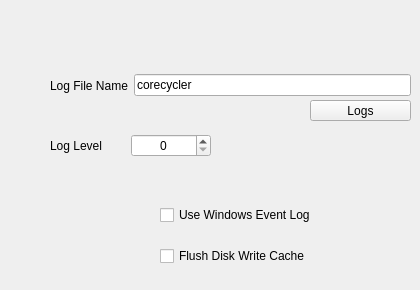
    <widget class="QWidget" name="logging_tab">
     <attribute name="title">
      <string>Logging</string>
     </attribute>
     <widget class="QWidget" name="horizontalLayoutWidget_23">
      <property name="geometry">
       <rect>
        <x>50</x>
        <y>70</y>
        <width>361</width>
        <height>31</height>
       </rect>
      </property>
      <layout class="QHBoxLayout" name="horizontalLayout_23">
       <item>
        <widget class="QLabel" name="logging_name_label">
         <property name="text">
          <string>Log File Name</string>
         </property>
        </widget>
       </item>
       <item>
        <widget class="QLineEdit" name="logging_name_lineEdit">
         <property name="text">
          <string>corecycler</string>
         </property>
         <property name="placeholderText">
          <string/>
         </property>
        </widget>
       </item>
      </layout>
     </widget>
     <widget class="QWidget" name="horizontalLayoutWidget_24">
      <property name="geometry">
       <rect>
        <x>50</x>
        <y>130</y>
        <width>161</width>
        <height>31</height>
       </rect>
      </property>
      <layout class="QHBoxLayout" name="horizontalLayout_24">
       <item>
        <widget class="QLabel" name="logging_logLevel_label">
         <property name="text">
          <string>Log Level</string>
         </property>
        </widget>
       </item>
       <item>
        <widget class="QSpinBox" name="logging_logLevel_spinBox">
         <property name="minimumSize">
          <size>
           <width>80</width>
           <height>0</height>
          </size>
         </property>
         <property name="alignment">
          <set>Qt::AlignmentFlag::AlignCenter</set>
         </property>
         <property name="maximum">
          <number>4</number>
         </property>
        </widget>
       </item>
      </layout>
     </widget>
     <widget class="QWidget" name="verticalLayoutWidget_7">
      <property name="geometry">
       <rect>
        <x>160</x>
        <y>190</y>
        <width>171</width>
        <height>91</height>
       </rect>
      </property>
      <layout class="QVBoxLayout" name="verticalLayout_8">
       <item>
        <widget class="QCheckBox" name="logging_useWindowsEventLog_checkBox">
         <property name="text">
          <string>Use Windows Event Log</string>
         </property>
        </widget>
       </item>
       <item>
        <widget class="QCheckBox" name="logging_flushDiskWriteCache_checkBox">
         <property name="text">
          <string>Flush Disk Write Cache</string>
         </property>
        </widget>
       </item>
      </layout>
     </widget>
     <widget class="QToolButton" name="main_logsFolder_toolButton">
      <property name="geometry">
       <rect>
        <x>310</x>
        <y>100</y>
        <width>101</width>
        <height>21</height>
       </rect>
      </property>
      <property name="text">
       <string>Logs</string>
      </property>
     </widget>
    </widget>
